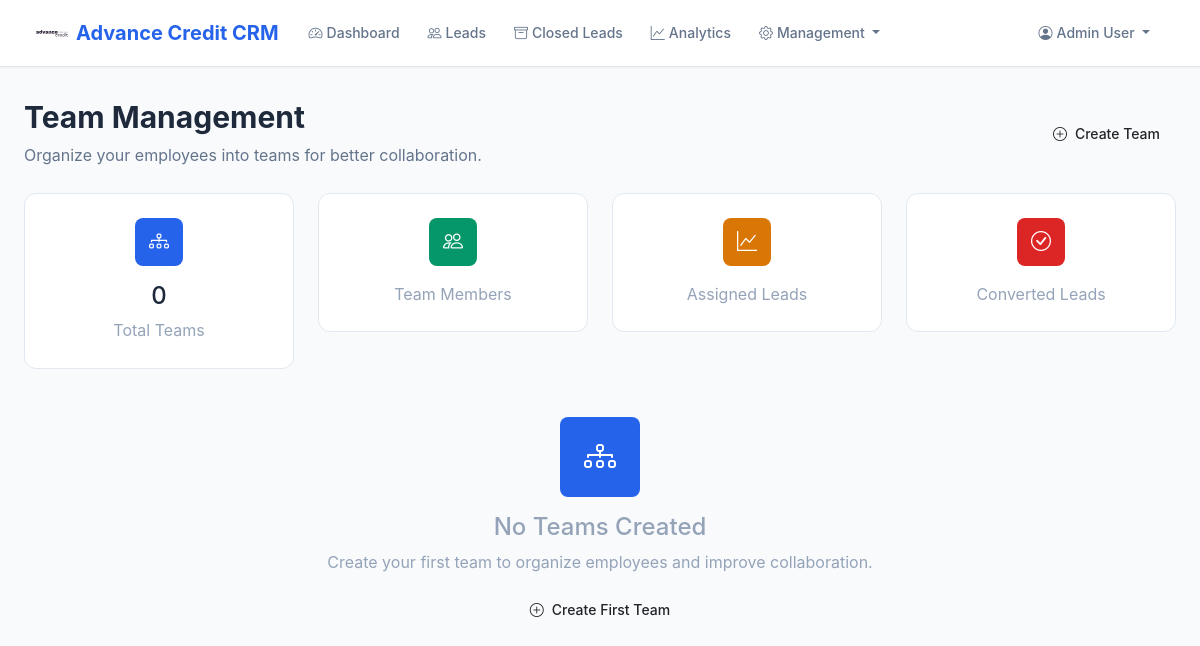
Page /crm/teams (signed in) on the earlier database version.
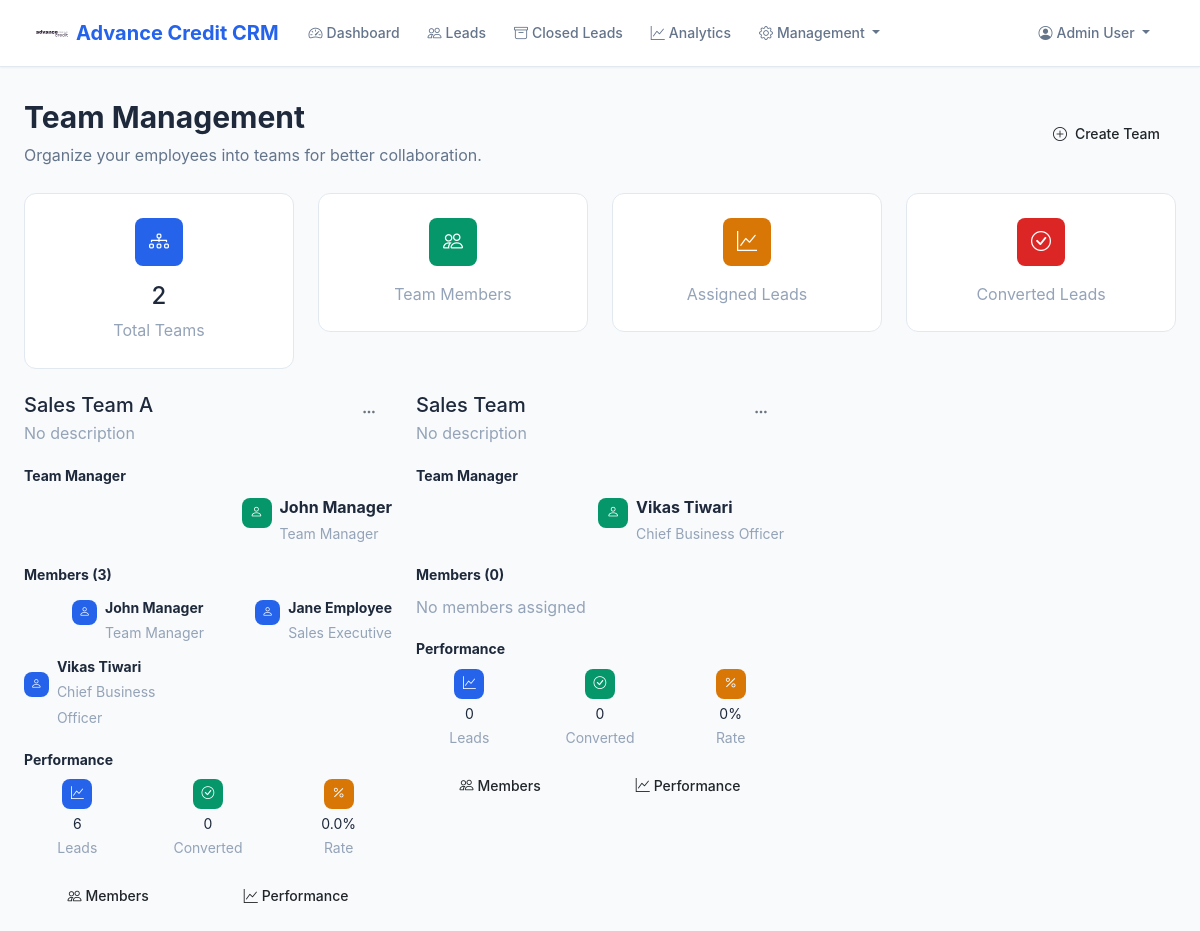
Same page on the later database version.
### src/shared/crm_models.py (models this page shows)
class User(CRMBase):
    __tablename__ = "users"
    user_id = Column(Integer, primary_key=True, index=True)
    name = Column(String(128), nullable=False)
    email = Column(String(128), unique=True, nullable=False)
    phone = Column(String(32), unique=True, nullable=False)
    password_hash = Column(String(128), nullable=False)
    role = Column(String(32), default="employee")  # 'employee', 'manager', 'admin'
    is_active = Column(Boolean, default=True)
    created_at = Column(DateTime, server_default=func.now())
    employee = relationship("Employee", back_populates="user", uselist=False)

class Team(CRMBase):
    __tablename__ = "teams"
    team_id = Column(Integer, primary_key=True, index=True)
    name = Column(String(128), unique=True, nullable=False)
    manager_id = Column(Integer, ForeignKey("employees.employee_id"), nullable=True)
    created_at = Column(DateTime, server_default=func.now())
    manager = relationship("Employee", foreign_keys=[manager_id], back_populates="managed_teams")
    members = relationship("Employee", foreign_keys="Employee.team_id", back_populates="team")

class Employee(CRMBase):
    __tablename__ = "employees"
    employee_id = Column(Integer, primary_key=True, index=True)
    user_id = Column(Integer, ForeignKey("users.user_id"), unique=True, nullable=False)
    employee_code = Column(String(64), unique=True, nullable=False)
    designation = Column(String(64))
    department = Column(String(64))
    team_id = Column(Integer, ForeignKey("teams.team_id"), nullable=True)
    salary = Column(Float, default=0.0)
    commission_rate = Column(Float, default=0.0)
    is_active = Column(Boolean, default=True)
    joining_date = Column(Date, server_default=func.current_date())
    created_at = Column(DateTime, server_default=func.now())
    updated_at = Column(DateTime, onupdate=func.now())
    user = relationship("User", back_populates="employee")
    team = relationship("Team", foreign_keys=[team_id], back_populates="members")
    managed_teams = relationship("Team", foreign_keys="Team.manager_id", back_populates="manager")
    assigned_leads = relationship("LeadAssignment", foreign_keys="LeadAssignment.employee_id", back_populates="employee")
    billings = relationship("Billing", back_populates="employee")
    commissions = relationship("Commission", back_populates="employee")
    activities = relationship("LeadActivity", back_populates="employee")

### src/crm/routes.py (the view)
@router.get("/teams", response_class=HTMLResponse)
def teams_list(request: Request, db: Session = Depends(get_db)):
    user_id = request.session.get("user_id")
    if not user_id:
        return RedirectResponse("/crm/unauthorized", status_code=status.HTTP_302_FOUND)
    user = db.query(User).filter(User.user_id == user_id).first()
    if not user or user.role != "admin":
        return RedirectResponse("/crm/unauthorized", status_code=status.HTTP_302_FOUND)
    teams = db.query(Team).outerjoin(Employee, Team.manager_id == Employee.employee_id).all()
    for team in teams:
        member_count = db.query(Employee).filter(Employee.team_id == team.team_id).count()
        team.member_count = member_count
        team_employee_ids = [e.employee_id for e in db.query(Employee).filter(Employee.team_id == team.team_id).all()]
        lead_count = db.query(LeadAssignment).filter(LeadAssignment.employee_id.in_(team_employee_ids)).count()
        team.lead_count = lead_count
        converted_count = db.query(LeadAssignment).filter(
            LeadAssignment.employee_id.in_(team_employee_ids),
            LeadAssignment.status == "converted"
        ).count()
        team.converted_count = converted_count
    return templates.TemplateResponse("teams.html", {
        "request": request,
        "teams": teams
    })

### src/crm/templates/teams.html (shortened to what this page needs)
{% extends 'base.html' %}
{% block content %}
<div class="glass-card">
    <div class="d-flex justify-content-between align-items-center mb-4">
        <div>
            <h1 class="page-title">Team Management</h1>
            <p class="page-subtitle">Organize your employees into teams for better collaboration.</p>
        </div>
        <div class="d-flex gap-2">
            <a href="/crm/teams/new" class="btn btn-primary-modern btn-modern">
                <i class="bi bi-plus-circle me-2"></i>Create Team
            </a>
        </div>
    </div>
    <div class="row g-4 mb-4">
        <div class="col-lg-3 col-md-6">
            <div class="stats-card">
                <div class="stats-icon primary">
                    <i class="bi bi-diagram-3"></i>
                </div>
                <h3 class="h4 mb-2">{{ teams|length }}</h3>
                <p class="text-muted mb-0">Total Teams</p>
            </div>
        </div>
        <div class="col-lg-3 col-md-6">
            <div class="stats-card">
                <div class="stats-icon success">
                    <i class="bi bi-people"></i>
                </div>
                <p class="text-muted mb-0">Team Members</p>
            </div>
        </div>
        <div class="col-lg-3 col-md-6">
            <div class="stats-card">
                <div class="stats-icon warning">
                    <i class="bi bi-graph-up"></i>
                </div>
                <p class="text-muted mb-0">Assigned Leads</p>
            </div>
        </div>
        <div class="col-lg-3 col-md-6">
            <div class="stats-card">
                <div class="stats-icon danger">
                    <i class="bi bi-check-circle"></i>
                </div>
                <p class="text-muted mb-0">Converted Leads</p>
            </div>
        </div>
    </div>
    <div class="row g-4">
        {% for team in teams %}
        <div class="col-lg-6 col-xl-4">
            <div class="glass-card h-100">
                <div class="d-flex justify-content-between align-items-start mb-3">
                    <div>
                        <h5 class="mb-1">{{ team.name }}</h5>
                        <p class="text-muted mb-0">{{ team.description or 'No description' }}</p>
                    </div>
                    <div class="dropdown">
                        <button class="btn btn-sm btn-outline-secondary" type="button" data-bs-toggle="dropdown">
                            <i class="bi bi-three-dots"></i>
                        </button>
                    </div>
                </div>
                <div class="mb-3">
                    <label class="form-label fw-bold">Team Manager</label>
                    {% if team.manager %}
                    <div class="d-flex align-items-center">
                        <div class="stats-icon success me-2" style="width: 30px; height: 30px; font-size: 0.8rem;">
                            <i class="bi bi-person"></i>
                        </div>
                        <div>
                            <strong>{{ team.manager.user.name }}</strong>
                            <br>
                            <small class="text-muted">{{ team.manager.designation }}</small>
                        </div>
                    </div>
                    {% else %}
                    <p class="text-muted mb-0">No manager assigned</p>
                    {% endif %}
                </div>
                <div class="mb-3">
                    <label class="form-label fw-bold">Members ({{ team.members|length }})</label>
                    {% if team.members %}
                    <div class="row g-2">
                        {% for member in team.members[:3] %}
                        <div class="col-6">
                            <div class="d-flex align-items-center">
                                <div class="stats-icon primary me-2" style="width: 25px; height: 25px; font-size: 0.7rem;">
                                    <i class="bi bi-person"></i>
                                </div>
                                <div>
                                    <small class="fw-bold">{{ member.user.name }}</small>
                                    <br>
                                    <small class="text-muted">{{ member.designation }}</small>
                                </div>
                            </div>
                        </div>
                        {% endfor %}
                    </div>
                    {% else %}
                    <p class="text-muted mb-0">No members assigned</p>
                    {% endif %}
                </div>
                <div class="mb-3">
                    <label class="form-label fw-bold">Performance</label>
                    <div class="row text-center">
                        <div class="col-4">
                            <div class="stats-icon primary mb-1" style="width: 30px; height: 30px; font-size: 0.8rem; margin: 0 auto;">
                                <i class="bi bi-graph-up"></i>
                            </div>
                            <small class="d-block">{{ team.lead_count|default(0) }}</small>
                            <small class="text-muted">Leads</small>
                        </div>
                        <div class="col-4">
                            <div class="stats-icon success mb-1" style="width: 30px; height: 30px; font-size: 0.8rem; margin: 0 auto;">
                                <i class="bi bi-check-circle"></i>
                            </div>
                            <small class="d-block">{{ team.converted_count|default(0) }}</small>
                            <small class="text-muted">Converted</small>
                        </div>
                        <div class="col-4">
                            <div class="stats-icon warning mb-1" style="width: 30px; height: 30px; font-size: 0.8rem; margin: 0 auto;">
                                <i class="bi bi-percent"></i>
                            </div>
                            <small class="d-block">
                                {% if team.lead_count and team.lead_count > 0 %}
                                {{ "%.1f"|format(team.converted_count / team.lead_count * 100) }}%
                                {% else %}
                                0%
                                {% endif %}
                            </small>
                            <small class="text-muted">Rate</small>
                        </div>
                    </div>
                </div>
                <div class="d-flex gap-2">
                    <a href="/crm/teams/{{ team.team_id }}/members" class="btn btn-primary-modern btn-modern btn-sm flex-fill">
                        <i class="bi bi-people me-1"></i>Members
                    </a>
                    <a href="/crm/teams/{{ team.team_id }}/performance" class="btn btn-success-modern btn-modern btn-sm flex-fill">
                        <i class="bi bi-graph-up me-1"></i>Performance
                    </a>
                </div>
            </div>
        </div>
        {% endfor %}
    </div>
    {% if not teams %}
    <div class="text-center py-5">
        <div class="stats-icon primary mx-auto mb-3" style="width: 80px; height: 80px; font-size: 2rem;">
            <i class="bi bi-diagram-3"></i>
        </div>
        <h4 class="text-muted">No Teams Created</h4>
        <p class="text-muted">Create your first team to organize employees and improve collaboration.</p>
        <a href="/crm/teams/new" class="btn btn-primary-modern btn-modern">
            <i class="bi bi-plus-circle me-2"></i>Create First Team
        </a>
    </div>
    {% endif %}
</div>
{% endblock %}

### src/crm/templates/base.html (shortened to what this page needs)
<!DOCTYPE html>
<html lang="en">
<head>
    <link href="https://cdn.jsdelivr.net/npm/bootstrap@5.3.0/dist/css/bootstrap.min.css" rel="stylesheet">
    <link href="https://cdn.jsdelivr.net/npm/bootstrap-icons@1.10.0/font/bootstrap-icons.css" rel="stylesheet">
</head>
<body>
    <nav class="navbar navbar-expand-lg">
        <div class="container-fluid">
            <a class="navbar-brand" href="/crm/dashboard">
                <img src="/crm/static/ac-logo-1.svg" alt="Advance Credit">
                Advance Credit CRM
            </a>
            <div class="collapse navbar-collapse" id="navbarNav">
                <ul class="navbar-nav me-auto">
                    <li class="nav-item">
                        <a class="nav-link {% if request.url.path == '/crm/dashboard' %}active{% endif %}" href="/crm/dashboard">
                            <i class="bi bi-speedometer2 me-1"></i>Dashboard
                        </a>
                    </li>
                    <li class="nav-item">
                        <a class="nav-link {% if request.url.path == '/crm/unified-leads' %}active{% endif %}" href="/crm/unified-leads">
                            <i class="bi bi-people me-1"></i>Leads
                        </a>
                    </li>
                    <li class="nav-item">
                        <a class="nav-link {% if request.url.path == '/crm/close-leads' %}active{% endif %}" href="/crm/close-leads">
                            <i class="bi bi-archive me-1"></i>Closed Leads
                        </a>
                    </li>
                    <li class="nav-item">
                        <a class="nav-link {% if request.url.path == '/crm/analytics' %}active{% endif %}" href="/crm/analytics">
                            <i class="bi bi-graph-up me-1"></i>Analytics
                        </a>
                    </li>
                    {% if request.session.get('user_role') in ['admin', 'manager'] %}
                    <li class="nav-item dropdown">
                        <a class="nav-link dropdown-toggle" href="#" role="button" data-bs-toggle="dropdown">
                            <i class="bi bi-gear me-1"></i>Management
                        </a>
                    </li>
                    {% endif %}
                </ul>
                <ul class="navbar-nav">
                    <li class="nav-item dropdown">
                        <a class="nav-link dropdown-toggle" href="#" role="button" data-bs-toggle="dropdown">
                            <i class="bi bi-person-circle me-1"></i>{{ request.session.get('user_name', 'User') }}
                        </a>
                    </li>
                </ul>
            </div>
        </div>
    </nav>
    <main class="main-content">
        {% block content %}{% endblock %}
    </main>
</body>
</html>

Differences in the rows shown:
added Team: name "Sales Team A", description "No description", manager.user.name "John Manager", manager.designation "Team Manager", members|length "3", lead_count "6", converted_count "0", converted_count "0.0"
added Employee: user.name "John Manager", designation "Team Manager"
added Employee: user.name "Jane Employee", designation "Sales Executive"
added Employee: user.name "Vikas Tiwari", designation "Chief Business Officer"
added Team: name "Sales Team", description "No description", manager.user.name "Vikas Tiwari", manager.designation "Chief Business Officer", members|length "0", shows "No members assigned", lead_count "0", converted_count "0", shows "0%"
Other differences:
{{ teams|length }}: "0" → "2"
text no longer shown: "No Teams Created Create your first team to organize employees and improve collaboration. Create First Team"
